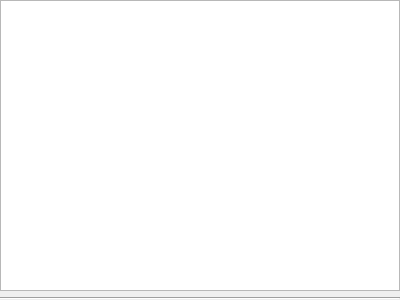
<?xml version="1.0" encoding="UTF-8"?>
<ui version="4.0">
 <class>OutlineToolbox</class>
 <widget class="QWidget" name="OutlineToolbox">
  <property name="geometry">
   <rect>
    <x>0</x>
    <y>0</y>
    <width>400</width>
    <height>300</height>
   </rect>
  </property>
  <property name="windowTitle">
   <string>Form</string>
  </property>
  <layout class="QVBoxLayout" name="verticalLayout">
   <property name="leftMargin">
    <number>0</number>
   </property>
   <property name="topMargin">
    <number>0</number>
   </property>
   <property name="rightMargin">
    <number>0</number>
   </property>
   <property name="bottomMargin">
    <number>0</number>
   </property>
   <item>
    <widget class="TextEdit" name="textEdit"/>
   </item>
   <item>
    <widget class="Line" name="line">
     <property name="orientation">
      <enum>Qt::Horizontal</enum>
     </property>
    </widget>
   </item>
  </layout>
 </widget>
 <customwidgets>
  <customwidget>
   <class>TextEdit</class>
   <extends>QTextEdit</extends>
   <header>text/textedit.h</header>
  </customwidget>
 </customwidgets>
 <resources/>
 <connections/>
</ui>
